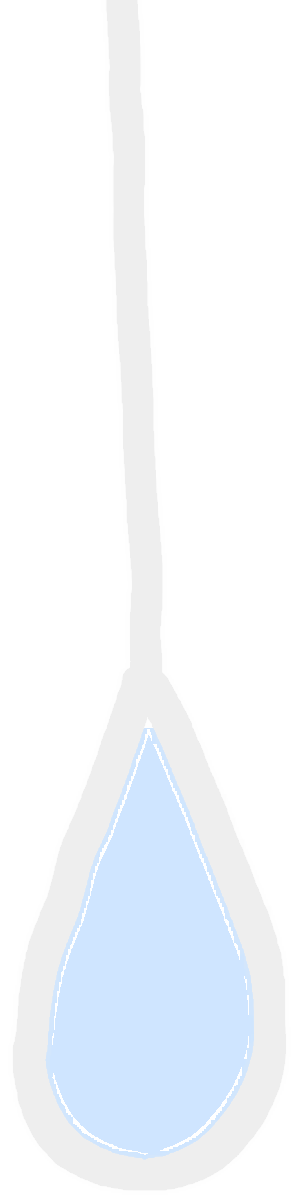
#> input picture assets/system/charm-drop-dark.png, 297 x 1199 px, given in place of charm-star.png, which was not available
$ python make-dark-charms.py
#> lines starting #> are read from the running program, lines starting #| are printed output that depends on the picture; after the words box and inside, x2 and y2 are one past the last pixel; in counts of white or black regions, pixels touching at a corner belong together; pictures that were not available may be replaced by others from this repository, and a replacement may not be noted
#!/usr/bin/env python3
"""Generate the DARK-MODE variants of the three rope charms.

Light charms are transparent line art (near-black strokes). Dark mode used to
show them via CSS invert(1), which leaves the ENCLOSED SHAPES hollow — the user
wants them filled like little gems (heart rose, star gold, raindrop ice-blue),
with the STROKE colour untouched.

A raster interior cannot be filled from CSS, so this bakes, per charm:
  1. stroke layer  = the light PNG with its RGB inverted per pixel (identical
                     to what CSS invert(1) produced, so the lines look the same)
  2. fill layer    = the enclosed interior flooded with the gem colour at
                     FILL_ALPHA. Interior = anything NOT reachable from the
                     canvas corners when solid stroke pixels (dilated a touch,
                     to seal crayon gaps) act as walls. The string above each
                     shape encloses nothing, so it stays fill-free by itself.
  3. composite     = fill underneath, stroke on top (fill tucks under the
                     stroke's antialiased edge — no transparent moat).

Run from anywhere:  python3 scripts/make-dark-charms.py
Then bump the  charm-*-dark.png?v=  tokens in index.html.

TUNING: FILL_ALPHA (0-255) = how solid the gem reads; per-charm colours below.
"""
from PIL import Image, ImageFilter
import os

HERE = os.path.dirname(os.path.abspath(__file__))
OUT = os.path.join(os.path.dirname(HERE), "assets", "system")

FILL_ALPHA = 96          # ~0.38 — clearly a gem, still light
SEAL_PX = 5              # dilation that seals small stroke gaps before flooding
SOLID = 60               # alpha above this counts as a stroke wall

COLORS = {
    "star":  (255, 205, 112),   # gold
    "heart": (255, 140, 168),   # rose
    "drop":  (128, 188, 255),   # ice blue
}


def build(name, rgb):
#> called with name = 'star', rgb = (255, 205, 112)
    src = Image.open(os.path.join(OUT, f"charm-{name}.png")).convert("RGBA")
#> src is the input picture: PIL image 297x1199 RGBA; mean R, G, B, A 151, 198.4, 251.5, 59.9
    w, h = src.size
#> w = 297; h = 1199
    px = src.load()

    # 1. stroke layer: invert RGB, keep alpha (matches CSS invert(1) exactly)
    stroke = Image.new("RGBA", (w, h))
#> stroke: PIL image 297x1199 RGBA; every value is 0
    sp = stroke.load()
    for y in range(h):
        for x in range(w):
            r, g, b, a = px[x, y]
            sp[x, y] = (255 - r, 255 - g, 255 - b, a)

    # 2. walls = solid stroke, dilated to seal crayon gaps
    walls = src.getchannel("A").point(lambda a: 255 if a > SOLID else 0)
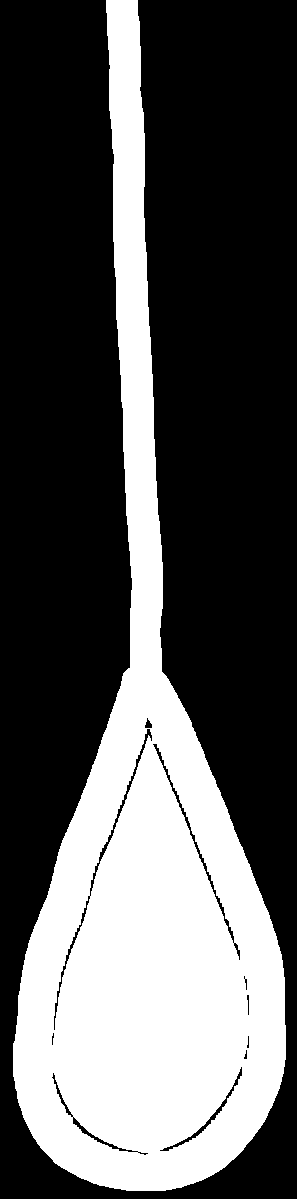
#> walls: PIL image 297x1199 L; 33.4% white; 1 white region, box (x1, y1, x2, y2) and area: (13, 0, 286, 1191) 118851
    walls = walls.filter(ImageFilter.MaxFilter(2 * SEAL_PX + 1))
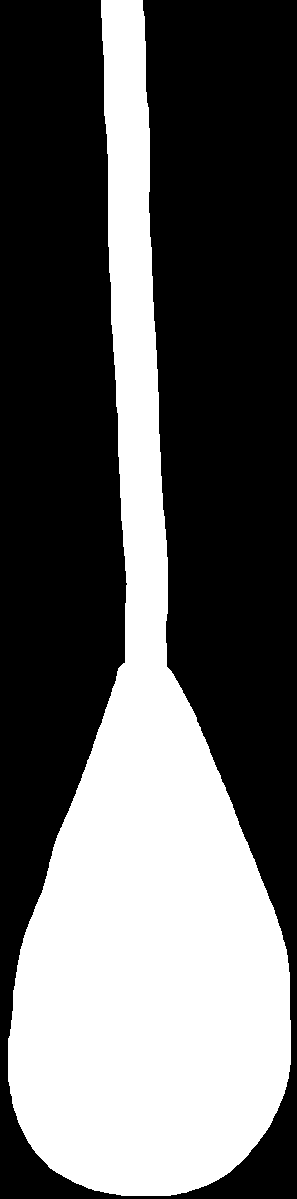
#> walls: PIL image 297x1199 L; 38.1% white; 1 white region, box (x1, y1, x2, y2) and area: (8, 0, 291, 1196) 135837

    # flood the OUTSIDE from every corner; what stays unreached is interior
    outside = Image.new("L", (w, h), 0)
#> outside: PIL image 297x1199 L; every value is 0
    wp, op = walls.load(), outside.load()
    stack = [(0, 0), (w - 1, 0), (0, h - 1), (w - 1, h - 1)]
    while stack:
        x, y = stack.pop()
        if x < 0 or y < 0 or x >= w or y >= h:
            continue
        if op[x, y] or wp[x, y]:
            continue
        op[x, y] = 255
        stack.extend(((x + 1, y), (x - 1, y), (x, y + 1), (x, y - 1)))
#> after the loop, stack = []

    # 3. fill mask. "not outside" alone would also paint the SEAL_PX dilation
    #    ring hugging the *outer* edge of every stroke (a faint coloured fringe
    #    along the string). So: take the pure interior (inside, minus the wall
    #    band), grow it back so it tucks under the stroke's antialiased edge,
    #    and clip it so it may never enter wall pixels that carry no stroke —
    #    i.e. the outer ring stays clean, the under-stroke moat gets covered.
    from PIL import ImageChops
    inside = ImageChops.invert(outside)
    a_any = src.getchannel("A").point(lambda a: 255 if a > 0 else 0)
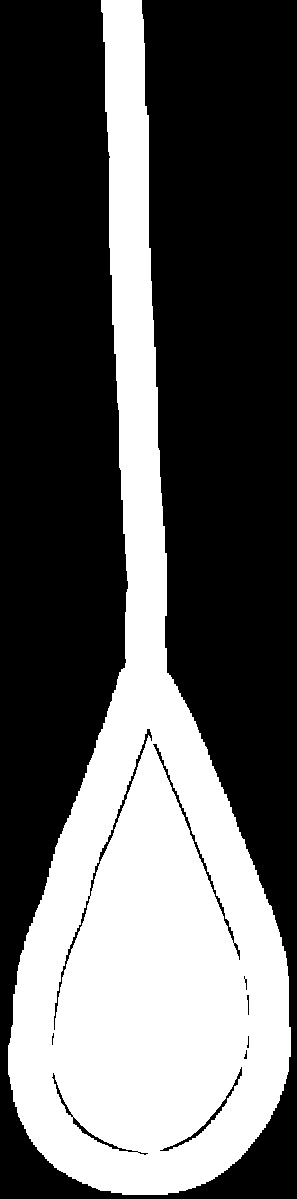
#> a_any: PIL image 297x1199 L; 36.4% white; 1 white region, box (x1, y1, x2, y2) and area: (8, 0, 291, 1195) 129586
    ring = ImageChops.multiply(walls, ImageChops.invert(a_any))   # wall, no stroke
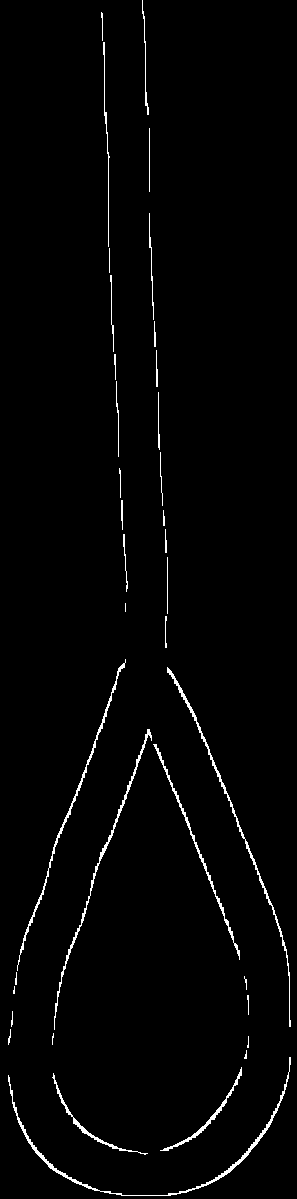
#> ring: PIL image 297x1199 L; 1.8% white in thin lines or dots
    allowed = ImageChops.multiply(inside, ImageChops.invert(ring))
    true_int = ImageChops.multiply(inside, ImageChops.invert(walls))
    grown = true_int.filter(ImageFilter.MaxFilter(2 * (SEAL_PX + 2) + 1))
    fill_mask = ImageChops.multiply(grown, allowed)

    fill = Image.new("RGBA", (w, h), (*rgb, 255))
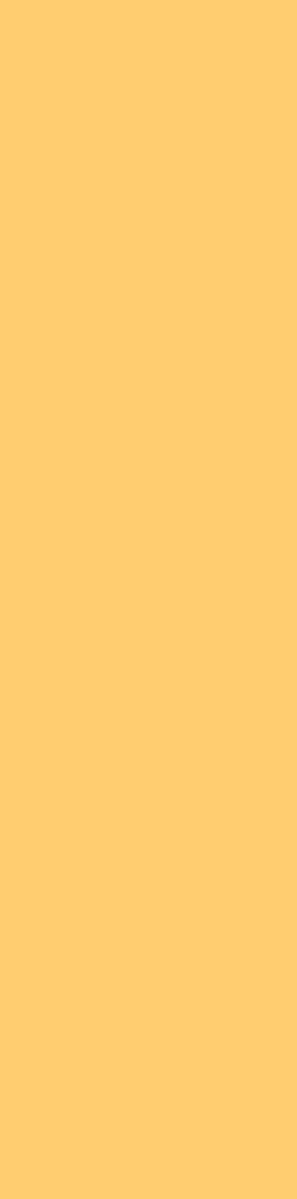
#> fill: PIL image 297x1199 RGBA; mean R, G, B, A 255, 205, 112, 255
    fill.putalpha(fill_mask.point(lambda v: FILL_ALPHA if v else 0))
    filled = sum(1 for v in fill_mask.getdata() if v)
#> filled = 0

    out = Image.alpha_composite(fill, stroke)
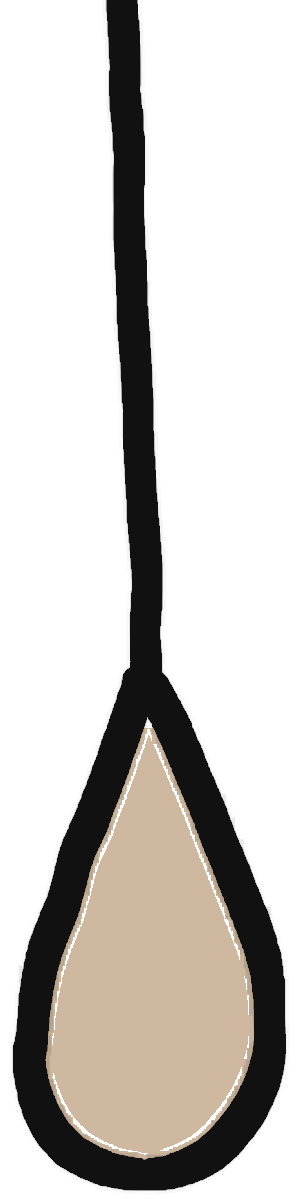
#> out: PIL image 297x1199 RGBA; mean R, G, B, A 185.5, 144.3, 74.8, 59.9; transparent parts drawn white
    dest = os.path.join(OUT, f"charm-{name}-dark.png")
    out.save(dest)
    print(f"{name}: interior {filled}px ({filled / (w * h) * 100:.1f}% of canvas) -> {dest}")
#| star: interior 0px (0.0% of canvas) -> assets/system/charm-star-dark.png


if __name__ == "__main__":
    import sys
    sys.setrecursionlimit(10000)
    for n, c in COLORS.items():
        build(n, c)
#> pass 2 of the loop `for n, c in COLORS.items():`:
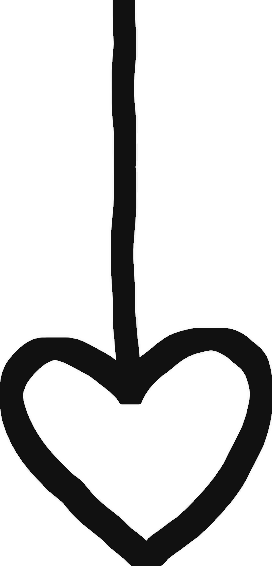
#> input picture assets/system/charm-heart.png, 272 x 566 px
#> in build, src is the input picture: PIL image 272x566 RGBA; mean R, G, B, A 3.7, 3.7, 3.7, 48.2
#> stroke: PIL image 272x566 RGBA; every value is 0
#> in build (call 2), `walls = walls.filter(ImageFilter.MaxFilter(2 * SEAL_PX + 1))`:
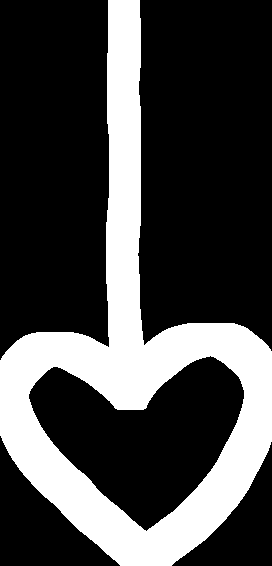
#> walls: PIL image 272x566 L; 27.1% white; 1 white region, box (x1, y1, x2, y2) and area: (0, 0, 272, 566) 41762
#> after the loop in build (call 2), `while stack:`: stack = []
#> inside: PIL image 272x566 L; 40.7% white; 1 white region, box (x1, y1, x2, y2) and area: (0, 0, 272, 566) 62641
#> a_any: PIL image 272x566 L; 21.9% white; 1 white region, box (x1, y1, x2, y2) and area: (0, 0, 272, 566) 33727
#> ring: PIL image 272x566 L; 5.2% white; 5 white regions, box (x1, y1, x2, y2) and area: (25, 353, 248, 538) 3127, (136, 0, 272, 364) 1630, (0, 0, 113, 371) 1474, (0, 422, 128, 566) 953, (165, 427, 272, 566) 851
#> allowed: PIL image 272x566 L; 35.5% white; 2 white regions, box (x1, y1, x2, y2) and area: (0, 0, 272, 566) 33727, (29, 356, 244, 531) 20879
#> true_int: PIL image 272x566 L; 13.6% white; 1 white region, box (x1, y1, x2, y2) and area: (29, 356, 244, 531) 20879
#> grown: PIL image 272x566 L; 17.6% white; 1 white region, box (x1, y1, x2, y2) and area: (22, 349, 251, 538) 27137
#> fill_mask: PIL image 272x566 L; 15.6% white; 2 white regions, box (x1, y1, x2, y2) and area: (29, 356, 244, 531) 20879, (22, 349, 251, 538) 3131
#> in build (call 2), `fill.putalpha(fill_mask.point(lambda v: FILL_ALPHA if v else 0))`:
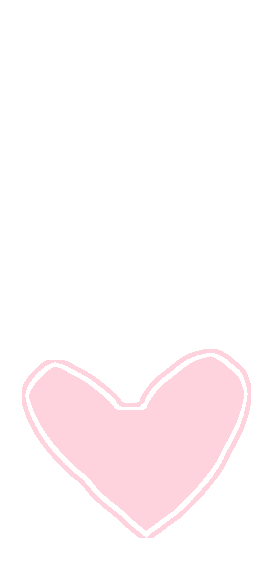
#> fill: PIL image 272x566 RGBA; mean R, G, B, A 255, 140, 168, 15; transparent parts drawn white
#> filled = 24010
#> out: PIL image 272x566 RGBA
#| heart: interior 24010px (15.6% of canvas) -> assets/system/charm-heart-dark.png
#> pass 3 of the loop `for n, c in COLORS.items():`:
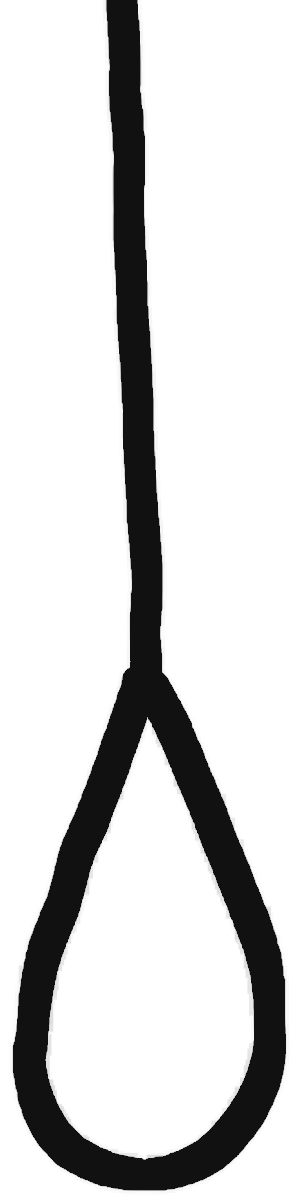
#> input picture assets/system/charm-drop.png, 297 x 1199 px
#> in build, src is the input picture: PIL image 297x1199 RGBA; mean R, G, B, A 3.7, 3.7, 3.7, 44.9
#> in build (call 3), `walls = walls.filter(ImageFilter.MaxFilter(2 * SEAL_PX + 1))`:
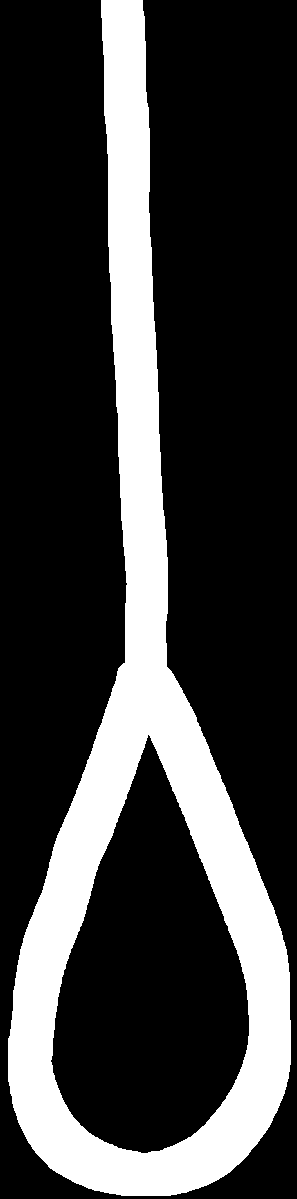
#> walls: PIL image 297x1199 L; 23.7% white; 1 white region, box (x1, y1, x2, y2) and area: (8, 0, 291, 1196) 84306
#> after the loop in build (call 3), `while stack:`: stack = []
#> a_any: PIL image 297x1199 L; 21.9% white; 1 white region, box (x1, y1, x2, y2) and area: (8, 0, 291, 1195) 78086
#> true_int: PIL image 297x1199 L; 14.5% white; 1 white region, box (x1, y1, x2, y2) and area: (51, 735, 249, 1153) 51531
#> grown: PIL image 297x1199 L; 16.9% white; 1 white region, box (x1, y1, x2, y2) and area: (44, 728, 256, 1160) 60351
#> fill_mask: PIL image 297x1199 L; 16.4% white; 1 white region, box (x1, y1, x2, y2) and area: (44, 728, 256, 1160) 58255
#> in build (call 3), `fill.putalpha(fill_mask.point(lambda v: FILL_ALPHA if v else 0))`:
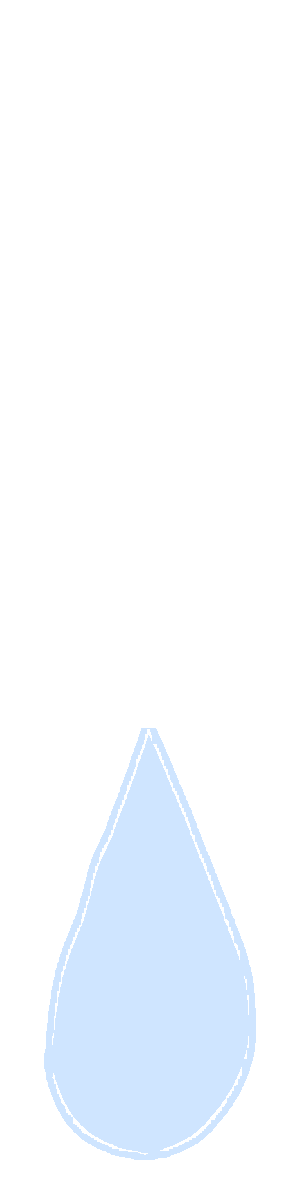
#> fill: PIL image 297x1199 RGBA; mean R, G, B, A 128, 188, 255, 15.7; transparent parts drawn white
#> filled = 58255
#| drop: interior 58255px (16.4% of canvas) -> assets/system/charm-drop-dark.png
